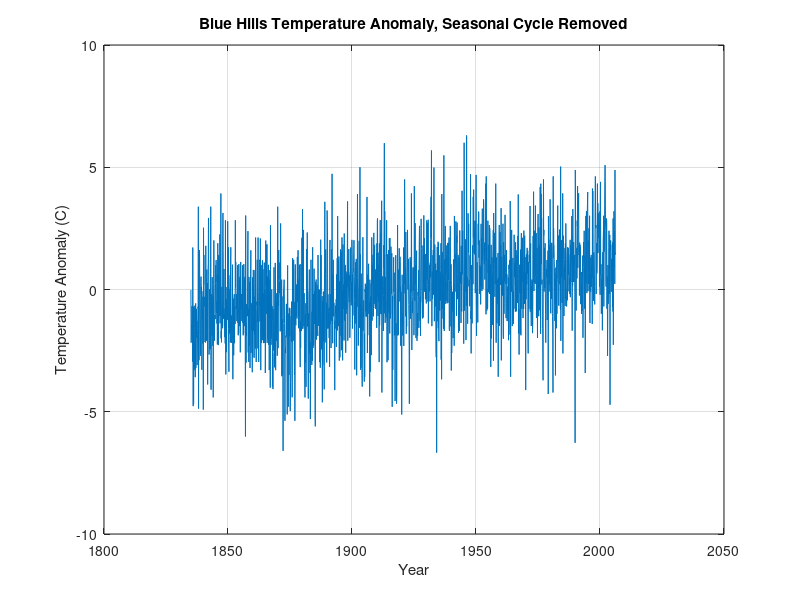

Recreate this plot in MATLAB. (Note: this script raises an error after producing the figure.)
% Devin Delfino
% PHYS 228: Scientific Computing
% Assignment 1: Looking for Climate Change, Part 2

% load variables from Assignment 1, part 1
load blue_hills_temperature.tsv
months = blue_hills_temperature(:,1);
temperature_C = blue_hills_temperature(:,3);
years = (months/12)+1960;

num_months = 1:length(years);

for(it=1:12)
	annual_cycle(it) = mean(temperature_C(mod(num_months, 12)==(mod(it,12))));

	% 1. mod(num_months,12) - Performs modular arithmetic of 12 on the vector containing the integers 1 - the number of months recorded (2055)
	% 2. mod(num_months,12)==mod(it,12) - January comprises months 1, 13, 25, ...,  12n+1, so setting the modular arithmetic results == 1 will create a vector of 1's and 0's
	%                            representing which months in the list are January (this will occur for each month as a result of the mod(it,12))
	% 3. temperature_C(mod(num_months, 12)==mod(it,12)) - Uses the vector of 1's and 0's to index into the temperatures recorded in each month, extracting the temperatures recorded in each month
	% 4. mean(temperature_C(mod(num_months, 12)==mod(it,12))) - Takes the mean of the temperatures recorded in each corresponding month
end


% Calculates Monthly Temperature Anomaly for each month
for(it=num_months)
	current_month = mod(it,12);
	if(current_month==0)
		current_month = 12;
	end
	mon_anomaly(it) = temperature_C(it) - annual_cycle(current_month);
end

figure;
plot(years, mon_anomaly);
ylabel('Temperature Anomaly (C)');
xlabel('Year');
title('Blue Hills Temperature Anomaly, Seasonal Cycle Removed');
grid;

% Moving Average
Moving_Average(10,years,mon_anomaly, 'Blue Hills');
Moving_Average(5,years,mon_anomaly, 'Blue Hills');
Moving_Average(1,years,mon_anomaly, 'Blue Hills');

Moving_Average(100, years, mon_anomaly, 'Blue Hills');
